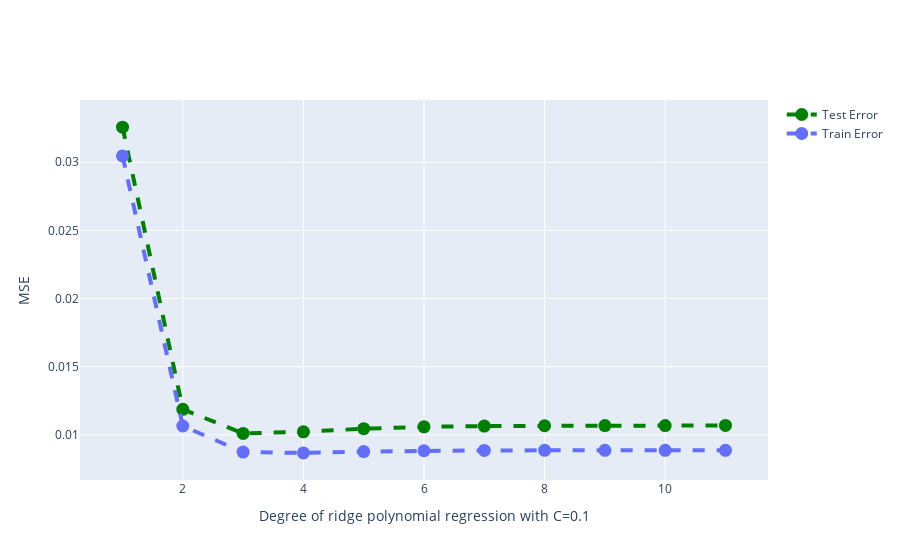

The notebook cell saved with this chart:
### Markdown cell above
**Note** : Avec l'option `fit_intercept=True` la méthode commence par normaliser les données et les résultats sont légèrements différents, voir cette [discussion](https://stackoverflow.com/questions/38562701/ridge-regression-scikit-learn-vs-direct-calculation-does-not-match-for-alpha/38584218). On peut maintenant tracer la même courbe que précédemment en faisant varier le dégré mais cette fois avec une valeur de $C$ fixée.


`

### Code cell
configure_plotly_browser_state()

deg_min = 1
deg_max = 12

lamb = 0.1

TEST_ERR = []
TRAIN_ERR = []
for d in range(deg_min, deg_max):
  degree = d
  model = make_pipeline(PolynomialFeatures(degree), Ridge(alpha=lamb, fit_intercept=False))
  model.fit(X.reshape(-1, 1), Y)
  y_pred = model.predict(X_test.reshape(-1, 1))
  y_train = model.predict(X.reshape(-1, 1))
  TEST_ERR.append(np.mean((y_pred-y_test)**2))
  TRAIN_ERR.append(np.mean((y_train-Y)**2))

trace = Scatter(
    x=np.linspace(deg_min, deg_max, deg_max-deg_min+1),
    y=TEST_ERR,
    mode='markers+lines',
    marker=dict(size=13,color='green'),
    line=dict(width=4, dash='dash'),
    name="Test Error",
)

trace2 = Scatter(
    x=np.linspace(deg_min, deg_max, deg_max-deg_min+1),
    y=TRAIN_ERR,
    mode='markers+lines',
    marker=dict(size=13,color='#636EFA'),
    line=dict(width=4, dash='dash'),
    name="Train Error",
)

fig = dict(data=[trace, trace2], layout={})
fig['layout']['xaxis'] = dict(title=f'Degree of ridge polynomial regression with C={lamb}')
fig['layout']['yaxis'] = dict(title='MSE')

iplot(fig)

### Figure 1 — Plotly figure (JSON) as saved in the notebook; plotly's stock layout.template omitted (floating-point values rounded to 4 significant figures)
{"data": [{"line": {"dash": "dash", "width": 4}, "marker": {"color": "green", "size": 13}, "mode": "markers+lines", "name": "Test Error", "type": "scatter", "x": [1, 2, 3, 4, 5, 6, 7, 8, 9, 10, 11, 12], "y": [0.03258, 0.01187, 0.0101, 0.01022, 0.01045, 0.01059, 0.01065, 0.01067, 0.01068, 0.01068, 0.01069]}, {"line": {"dash": "dash", "width": 4}, "marker": {"color": "#636EFA", "size": 13}, "mode": "markers+lines", "name": "Train Error", "type": "scatter", "x": [1, 2, 3, 4, 5, 6, 7, 8, 9, 10, 11, 12], "y": [0.03047, 0.01065, 0.008732, 0.008676, 0.008775, 0.008833, 0.008855, 0.008861, 0.008863, 0.008863, 0.008862]}], "layout": {"xaxis": {"title": {"text": "Degree of ridge polynomial regression with C=0.1"}}, "yaxis": {"title": {"text": "MSE"}}}}
